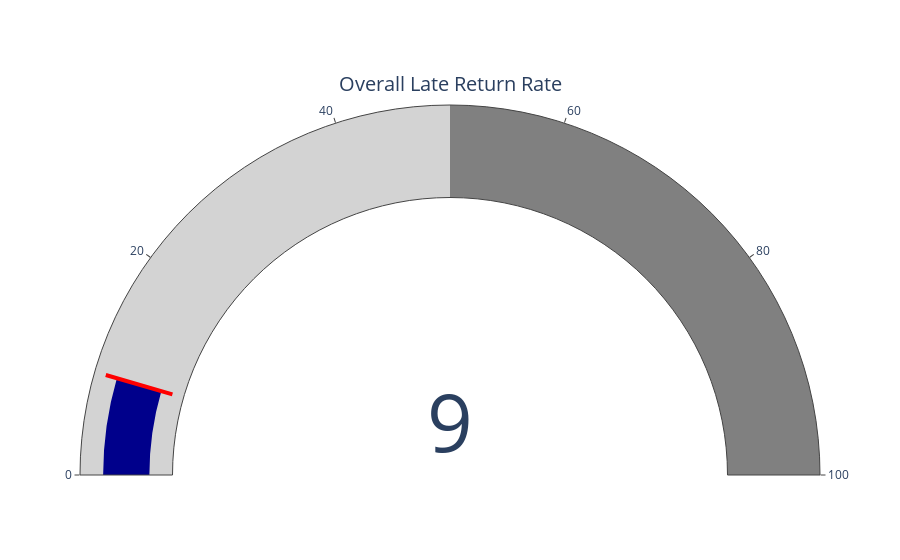

This figure's notebook cell:
### Markdown cell above
# Visualization

### Code cell
import pandas as pd
import matplotlib.pyplot as plt
import seaborn as sns
import plotly.graph_objects as go

palette = 'crest'

# Overall Late Return Rate
fig = go.Figure(go.Indicator(
    mode='gauge+number',
    value=overall_late_rate * 100,
    title={'text': 'Overall Late Return Rate'},
    gauge={
        'axis': {'range': [None, 100]},
        'bar': {'color': 'darkblue'},
        'steps': [{'range': [0, 50], 'color': 'lightgray'},
                  {'range': [50, 100], 'color': 'gray'}],
        'threshold': {'line': {'color': 'red', 'width': 4}, 'thickness': 0.75, 'value': overall_late_rate * 100}
    }
))
# Remove grid lines from Plotly chart
fig.update_layout(
    xaxis_showgrid=False,
    yaxis_showgrid=False
)
fig.show()


# Bar chart for Late Return Rate by Library
plt.figure(figsize=(10, 6))
sns.barplot(x=library_late_rate.values, y=library_late_rate.index, palette=palette)
plt.xlabel('Late Return Rate (%)')
plt.ylabel('Library')
plt.title('Late Return Rate by Library')
# Add text labels for the bars
for i, value in enumerate(library_late_rate.values):
    plt.text(value + 0.5, i, f'{value:.1f}%', va='center', ha='left', fontsize=10, color='black', weight='bold')

# Remove grid lines
plt.grid(False)

plt.show()



# Bar chart for Average Number of Days Late by Library
plt.figure(figsize=(10, 6))
sns.barplot(x=average_days_late_by_library.values, y=average_days_late_by_library.index, palette=palette)
plt.xlabel('Average Number of Days Late')
plt.ylabel('Library')
plt.title('Average Number of Days Late by Library')

# Add text labels for the bars
for i, value in enumerate(average_days_late_by_library.values):
    plt.text(value + 0.2, i, f'{value:.1f}', va='center', ha='left', fontsize=10, color='black', weight='bold')

# Remove grid lines
plt.grid(False)

plt.show()



# Pie chart for Late Return Rate by Book Category
top_categories = top_categories[top_categories > 0]
plt.figure(figsize=(10, 10))
plt.pie(top_categories.values, labels=top_categories.index, autopct='%1.1f%%', colors=sns.color_palette(palette), startangle=140)
plt.title('Top 10 Late Return Rates by Book Category')
plt.show()

# Plot late return rate by gender
# Let's assume that 'on_time' is derived from 'is_late'
merged_data['on_time'] = ~merged_data['is_late']
# Group by gender and calculate the mean percentage
gender_data = merged_data.groupby('gender')[['is_late', 'on_time']].mean() * 100
# Define colors from the Seaborn palette
colors = sns.color_palette(palette, n_colors=2)
# Plot stacked bar chart
ax = gender_data.plot(kind='bar', stacked=True, color=colors, figsize=(10, 6))
# Remove grid lines
ax.grid(False)
# Add annotations to show percentages
for i, (late, on_time) in enumerate(zip(gender_data['is_late'], gender_data['on_time'])):
    total = late + on_time
    late_percent = late
    on_time_percent = on_time
    # Add text for late percentage
    ax.text(i, late / 2, f'{late:.1f}%', ha='center', va='center', color='white', fontsize=10, weight='bold')
    # Add text for on-time percentage
    ax.text(i, late + on_time / 2, f'{on_time:.1f}%', ha='center', va='center', color='black', fontsize=10, weight='bold')
# Labels and title
plt.ylabel('Percentage')
plt.title('Late vs On-Time Return Rate by Gender')
plt.xticks(rotation=45)
plt.tight_layout()
plt.show()

# Plot late return rate by education level
plt.figure(figsize=(12, 8))
sns.barplot(x=late_return_by_education.index, y=late_return_by_education.values, palette=palette)
plt.xlabel('Education Level')
plt.ylabel('Late Return Rate (%)')
plt.title('Late Return Rate by Education Level')
plt.xticks(rotation=45)
plt.tight_layout()
for i, value in enumerate(late_return_by_education.values):
    plt.text(i, value + 0.5, f'{value:.1f}%', ha='center', va='bottom', fontsize=10, color='black', weight='bold')
# Remove grid lines from Matplotlib chart
plt.grid(False)
plt.show()

### Figure 1 — Plotly figure (JSON) as saved in the notebook; plotly's stock layout.template omitted (floating-point values rounded to 4 significant figures)
{"data": [{"gauge": {"axis": {"range": [null, 100]}, "bar": {"color": "darkblue"}, "steps": [{"color": "lightgray", "range": [0, 50]}, {"color": "gray", "range": [50, 100]}], "threshold": {"line": {"color": "red", "width": 4}, "thickness": 0.75, "value": 9}}, "mode": "gauge+number", "title": {"text": "Overall Late Return Rate"}, "type": "indicator", "value": 9}], "layout": {"autosize": true, "xaxis": {"showgrid": false}, "yaxis": {"showgrid": false}}}
